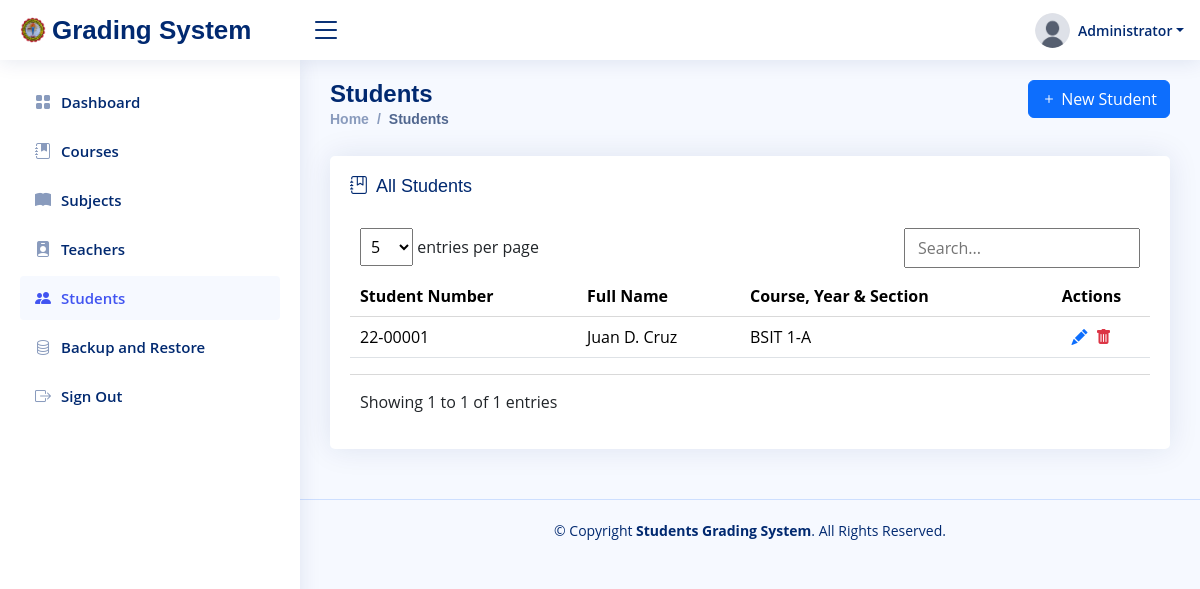
The app's page /students (signed in) with its own data.
### tables this page shows
CREATE TABLE `users` (
  `id` int(11) NOT NULL AUTO_INCREMENT,
  `uuid` varchar(36) NOT NULL,
  `name` varchar(100) NOT NULL,
  `username` varchar(50) NOT NULL,
  `password` varchar(255) NOT NULL,
  `image` varchar(50) NOT NULL,
  `user_type` varchar(20) NOT NULL,
  `created_at` datetime NOT NULL,
  `updated_at` datetime NOT NULL,
  PRIMARY KEY (`id`),
  UNIQUE KEY `uuid` (`uuid`),
  UNIQUE KEY `username` (`username`)
);

CREATE TABLE `students` (
  `id` int(11) NOT NULL AUTO_INCREMENT,
  `uuid` varchar(36) NOT NULL,
  `account_id` int(11) NOT NULL,
  `student_number` varchar(100) NOT NULL,
  `course` varchar(100) NOT NULL,
  `year` varchar(100) NOT NULL,
  `section` varchar(100) NOT NULL,
  `first_name` varchar(100) NOT NULL,
  `middle_name` varchar(100) NOT NULL,
  `last_name` varchar(100) NOT NULL,
  `birthday` varchar(100) NOT NULL,
  `mobile_number` varchar(100) NOT NULL,
  `email` varchar(100) NOT NULL,
  `address` text NOT NULL,
  `created_at` datetime NOT NULL,
  `updated_at` datetime NOT NULL,
  PRIMARY KEY (`id`),
  UNIQUE KEY `uuid` (`uuid`),
  UNIQUE KEY `account_id` (`account_id`),
  UNIQUE KEY `student_number` (`student_number`)
);

### config/database.php (called while the page is built, shortened)
<?php
class Database
{
    private $host = 'localhost';
    private $dbname = 'student_grading_system';
    private $username = 'root';
    private $password = '';
    private $connection;
    public function __construct()
    {
        $this->insert_admin_data();
    }
    private function connect()
    {
        $this->connection = new mysqli($this->host, $this->username, $this->password);
    }
    private function create_database()
    {
        $sql = "CREATE DATABASE IF NOT EXISTS " . $this->dbname;
    }
    private function select_database()
    {
        $this->connection->select_db($this->dbname);
    }
    private function create_users_table()
    {
        $sql = "CREATE TABLE IF NOT EXISTS users (
            id INT(11) AUTO_INCREMENT PRIMARY KEY,
            uuid VARCHAR(36) NOT NULL UNIQUE,
            name VARCHAR(100) NOT NULL,
            username VARCHAR(50) NOT NULL UNIQUE,
            password VARCHAR(255) NOT NULL,
            image VARCHAR(50) NOT NULL,
            user_type VARCHAR(20) NOT NULL,
            created_at DATETIME NOT NULL,
            updated_at DATETIME NOT NULL
        )";
    }
    private function create_students_table()
    {
        $sql = "CREATE TABLE IF NOT EXISTS students (
            id INT(11) AUTO_INCREMENT PRIMARY KEY,
            uuid VARCHAR(36) NOT NULL UNIQUE,
            account_id INT(11) NOT NULL UNIQUE,
            student_number VARCHAR(100) NOT NULL UNIQUE,
            course VARCHAR(100) NOT NULL,
            year VARCHAR(100) NOT NULL,
            section VARCHAR(100) NOT NULL,
            first_name VARCHAR(100) NOT NULL,
            middle_name VARCHAR(100) NOT NULL,
            last_name VARCHAR(100) NOT NULL,
            birthday VARCHAR(100) NOT NULL,
            mobile_number VARCHAR(100) NOT NULL,
            email VARCHAR(100) NOT NULL,
            address TEXT NOT NULL,
            created_at DATETIME NOT NULL,
            updated_at DATETIME NOT NULL
        )";
    }
    private function create_teachers_table()
    {
        $sql = "CREATE TABLE IF NOT EXISTS teachers (
            id INT(11) AUTO_INCREMENT PRIMARY KEY,
            uuid VARCHAR(36) NOT NULL UNIQUE,
            account_id INT(11) NOT NULL UNIQUE,
            employee_number VARCHAR(100) NOT NULL UNIQUE,
            first_name VARCHAR(100) NOT NULL,
            middle_name VARCHAR(100) NOT NULL,
            last_name VARCHAR(100) NOT NULL,
            birthday VARCHAR(100) NOT NULL,
            mobile_number VARCHAR(100) NOT NULL,
            email VARCHAR(100) NOT NULL,
            address TEXT NOT NULL,
            created_at DATETIME NOT NULL,
            updated_at DATETIME NOT NULL
        )";
    }
    private function create_courses_table()
    {
        $sql = "CREATE TABLE IF NOT EXISTS courses (
            id INT(11) AUTO_INCREMENT PRIMARY KEY,
            uuid VARCHAR(36) NOT NULL UNIQUE,
            code VARCHAR(100) NOT NULL UNIQUE,
            description VARCHAR(100) NOT NULL,
            years INT(11) NOT NULL,
            created_at DATETIME NOT NULL,
            updated_at DATETIME NOT NULL
        )";
    }
    private function create_grade_components_table()
    {
        $sql = "CREATE TABLE IF NOT EXISTS grade_components (
            id INT(11) AUTO_INCREMENT PRIMARY KEY,
            uuid VARCHAR(36) NOT NULL UNIQUE,
            teacher_id INT(11) NOT NULL,
            subject_id INT(11) NOT NULL,
            component VARCHAR(255) NOT NULL,
            weight INT(11) NOT NULL,
            created_at DATETIME NOT NULL,
            updated_at DATETIME NOT NULL
        )";
    }
    private function create_student_grades_table()
    {
        $sql = "CREATE TABLE IF NOT EXISTS student_grades (
            id INT(11) AUTO_INCREMENT PRIMARY KEY,
            uuid VARCHAR(36) NOT NULL UNIQUE,
            teacher_id INT(11) NOT NULL,
            student_id INT(11) NOT NULL,
            subject_id INT(11) NOT NULL,
            grade_component_id INT(11) NOT NULL,
            course VARCHAR(100) NOT NULL,
            year VARCHAR(10) NOT NULL,
            semester VARCHAR(10) NOT NULL,
            grade FLOAT(11,2) NOT NULL,
            created_at DATETIME NOT NULL,
            updated_at DATETIME NOT NULL
        )";
    }
    private function create_subjects_table()
    {
        $sql = "CREATE TABLE IF NOT EXISTS subjects (
            id INT(11) AUTO_INCREMENT PRIMARY KEY,
            uuid VARCHAR(36) NOT NULL UNIQUE,
            code VARCHAR(100) NOT NULL,
            description VARCHAR(100) NOT NULL,
            lecture_units INT(11) NOT NULL,
            laboratory_units INT(11) NOT NULL,
            hours_per_week INT(11) NOT NULL,
            course VARCHAR(100) NOT NULL,
            year VARCHAR(10) NOT NULL,
            semester VARCHAR(10) NOT NULL,
            created_at DATETIME NOT NULL,
            updated_at DATETIME NOT NULL
        )";
    }
    private function create_logs_table()
    {
        $sql = "CREATE TABLE IF NOT EXISTS logs (
            id INT(11) AUTO_INCREMENT PRIMARY KEY,
            uuid VARCHAR(36) NOT NULL UNIQUE,
            user_id INT(11) NOT NULL,
            activity TEXT NOT NULL,
            created_at DATETIME NOT NULL,
            updated_at DATETIME NOT NULL
        )";
    }
    private function insert_admin_data()
    {
        $is_admin_exists = $this->select_one("users", "id", "1");
    }
    public function select_one($table, $condition_column, $condition_value)
    {
        $sql = "SELECT * FROM $table WHERE $condition_column = ? LIMIT 1";
        $stmt = $this->connection->prepare($sql);
        $stmt->bind_param("s", $condition_value);
        $stmt->execute();
        return $stmt->get_result()->fetch_assoc();
    }
    public function select_all($table, $order_by = null, $direction = 'ASC')
    {
        $sql = "SELECT * FROM $table";
        if ($order_by) {
            $sql .= " ORDER BY $order_by " . strtoupper($direction);
        }
        $result = $this->connection->query($sql);
        return $result->fetch_all(MYSQLI_ASSOC);
    }
}
$db = new Database();

### views/pages/students.php (the view, shortened to what this page needs)
<?php include_once "../views/pages/templates/header.php" ?>
<main id="main" class="main">
    <div class="pagetitle">
        <div class="row">
            <div class="col-6">
                <h1>Students</h1>
                <nav>
                    <ol class="breadcrumb">
                        <li class="breadcrumb-item"><a href="/">Home</a></li>
                        <li class="breadcrumb-item active">Students</li>
                    </ol>
                </nav>
            </div>
            <div class="col-6">
                <button class="btn btn-primary float-end" data-bs-toggle="modal" data-bs-target="#new_student_modal"><i class="bi bi-plus"></i> New Student</button>
            </div>
        </div>
    </div>
    <section class="section">
        <div class="row">
            <div class="col-lg-12">
                <div class="card">
                    <div class="card-body">
                        <h5 class="card-title"><i class="bi bi-journal-bookmark me-1"></i> All Students</h5>
                        <table class="table datatable">
                            <thead>
                                <tr>
                                    <th>Student Number</th>
                                    <th>Full Name</th>
                                    <th>Course, Year & Section</th>
                                    <th class="text-center">Actions</th>
                                </tr>
                            </thead>
                            <tbody>
                                <?php if ($students = $db->select_all("students", "id", "DESC")): ?>
                                    <?php foreach ($students as $student): ?>
                                        <tr>
                                            <td><?= $student["student_number"] ?></td>
                                            <td><?= $student["first_name"] . ' ' . (!empty($student["middle_name"]) ? substr($student["middle_name"], 0, 1) . '. ' : '') . $student["last_name"] ?></td>
                                            <td><?= $student["course"] . " " . $student["year"][0] . "-" . $student["section"] ?></td>
                                            <td class="text-center">
                                                <i class="bi bi-pencil-fill text-primary me-1 update_student" role="button" student_id="<?= $student["account_id"] ?>"></i>
                                                <i class="bi bi-trash-fill text-danger delete_student" role="button" student_id="<?= $student["account_id"] ?>"></i>
                                            </td>
                                        </tr>
                                    <?php endforeach ?>
                                <?php endif ?>
                            </tbody>
                        </table>
                    </div>
                </div>
            </div>
        </div>
    </section>
</main>
<?php include_once "../views/pages/templates/footer.php" ?>

### views/pages/templates/header.php (shortened to what this page needs)
<?php
$current_page = basename($_SERVER['REQUEST_URI']);
$user_data = $db->select_one("users", "id", $_SESSION["user_id"]);
?>
<!DOCTYPE html>
<html lang="en">
<head>
    <link href="assets/vendor/bootstrap/css/bootstrap.min.css" rel="stylesheet">
    <link href="assets/vendor/bootstrap-icons/bootstrap-icons.css" rel="stylesheet">
    <link href="assets/vendor/simple-datatables/style.css" rel="stylesheet">
    <link href="assets/vendor/sweetalert2/css/sweetalert2.min.css" rel="stylesheet">
    <link href="assets/css/style.css" rel="stylesheet">
</head>
<body>
    <header id="header" class="header fixed-top d-flex align-items-center">
        <div class="d-flex align-items-center justify-content-between">
            <a href="index.html" class="logo d-flex align-items-center">
                <img src="assets/img/logo.png" alt="">
                <span class="d-none d-lg-block">Grading System</span>
            </a>
            <i class="bi bi-list toggle-sidebar-btn"></i>
        </div>
        <nav class="header-nav ms-auto">
            <ul class="d-flex align-items-center">
                <li class="nav-item dropdown pe-3">
                    <a class="nav-link nav-profile d-flex align-items-center pe-0" href="#" data-bs-toggle="dropdown">
                        <img src="assets/img/uploads/<?= $user_data["image"] ?>" alt="Profile" class="rounded-circle" style="width: 35px; height: 35px;">
                        <span class="d-none d-md-block dropdown-toggle ps-2"><?= $_SESSION["user_type"] != "admin" ? get_initials($teacher_student_data["first_name"]) . " " . $teacher_student_data["last_name"] : $user_data["name"] ?></span>
                    </a>
                </li>
            </ul>
        </nav>
    </header>
    <aside id="sidebar" class="sidebar">
        <ul class="sidebar-nav" id="sidebar-nav">
            <?php if ($_SESSION["user_type"] == "admin"): ?>
                <li class="nav-item">
                    <a class="nav-link <?= $current_page != "dashboard" ? "collapsed" : null ?>" href="dashboard">
                        <i class="bi bi-grid-fill"></i>
                        <span>Dashboard</span>
                    </a>
                </li>
                <li class="nav-item">
                    <a class="nav-link <?= $current_page != "courses" ? "collapsed" : null ?>" href="courses">
                        <i class="bi bi-journal-bookmark-fill"></i>
                        <span>Courses</span>
                    </a>
                </li>
                <li class="nav-item">
                    <a class="nav-link <?= $current_page != "subjects" ? "collapsed" : null ?>" href="subjects">
                        <i class="bi bi-book-fill"></i>
                        <span>Subjects</span>
                    </a>
                </li>
                <li class="nav-item">
                    <a class="nav-link <?= $current_page != "teachers" ? "collapsed" : null ?>" href="teachers">
                        <i class="bi bi-person-badge-fill"></i>
                        <span>Teachers</span>
                    </a>
                </li>
                <li class="nav-item">
                    <a class="nav-link <?= $current_page != "students" ? "collapsed" : null ?>" href="students">
                        <i class="bi bi-people-fill"></i>
                        <span>Students</span>
                    </a>
                </li>
                <li class="nav-item">
                    <a class="nav-link <?= $current_page != "backup_and_restore" ? "collapsed" : null ?>" href="backup_and_restore">
                        <i class="bi bi-database"></i>
                        <span>Backup and Restore</span>
                    </a>
                </li>
            <?php endif ?>
            <li class="nav-item">
                <a class="nav-link collapsed logout" href="javascript:void(0)">
                    <i class="bi bi-box-arrow-right"></i>
                    <span>Sign Out</span>
                </a>
            </li>
        </ul>
    </aside>

### records on screen
users: image (placeholder picture), name "Administrator"
students: student_number "22-00001", first_name "Juan", middle_name "D", last_name "Cruz", course "BSIT", year "1", section "A"
